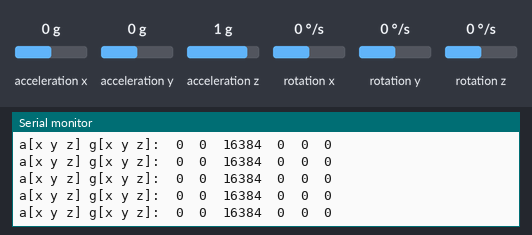
This sketch was run on a simulated Arduino Uno, built with avr-gcc and run on an emulated ATmega328P. Shown: the last lines printed to the serial monitor. The inputs (shaded band) are chosen by the test bench; at power-on: acceleration z 1 g, acceleration x 0 g, acceleration y 0 g, rotation x 0 °/s, rotation y 0 °/s, rotation z 0 °/s.

Above: at 1.2 s.
1.3 s: acceleration z set to -1.4 g
At 1.37 s:
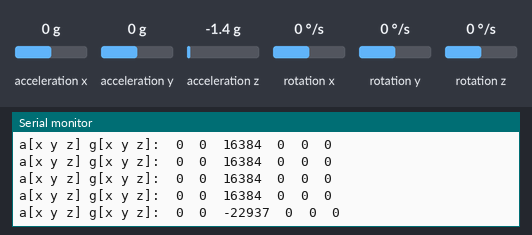
4.3 s: acceleration x set to -1.4 g
At 4.3 s:
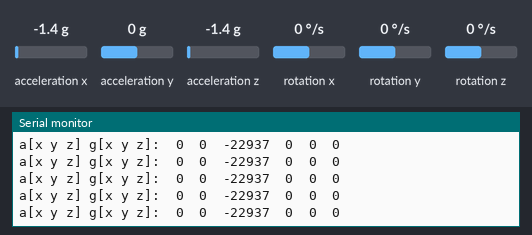
5.8 s: acceleration y set to -1.4 g
At 5.88 s:
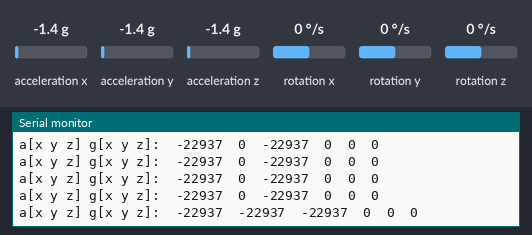
7.3 s: rotation x set to -192 °/s
At 7.35 s:
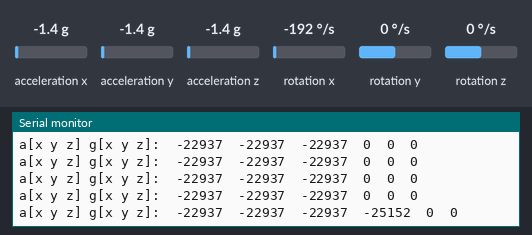
10.3 s: rotation y set to -192 °/s
At 10.3 s:
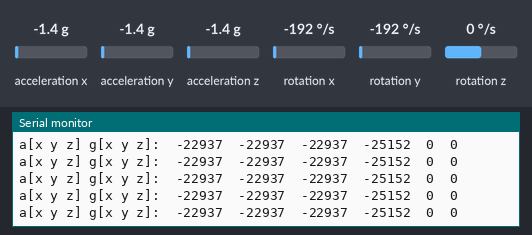

The sketch:

IMU_basic_read.ino
```cpp
/*
 ============================================================================
 Título      : Lectura básica de acelerómetro y giroscopio con MPU6050
 Descripción : Este programa obtiene valores crudos (RAW) del acelerómetro y
               giroscopio integrados en el sensor MPU6050, usando la librería
               I2Cdev. Los datos se muestran en el monitor serial en formato
               tabulado para ser visualizados fácilmente con Serial Plotter.
 ----------------------------------------------------------------------------
 Docente     : Renzo Chan Ríos / Lewis De La Cruz
 Curso       : Fundamentos de Biodiseño
 Universidad : Universidad Peruana Cayetano Heredia (UPCH)
 Año         : 2025
 Versión     : 0.1
 ============================================================================
*/

// Librerías para comunicación I2C y control del MPU6050
#include "MPU6050.h"
#include "Wire.h"

// Crear objeto del sensor (por defecto en dirección 0x68)
MPU6050 sensor;

// Variables para almacenar lecturas del acelerómetro y giroscopio
int ax, ay, az;  // Aceleraciones en los ejes X, Y, Z
int gx, gy, gz;  // Velocidades angulares en los ejes X, Y, Z

void setup() {
  Serial.begin(57600);     // Inicializa el puerto serie
  Wire.begin();            // Inicializa el bus I2C
  sensor.initialize();     // Inicializa el sensor MPU6050

  // Verifica si el sensor está conectado correctamente
  if (sensor.testConnection())
    Serial.println("Sensor iniciado correctamente");
  else
    Serial.println("Error al iniciar el sensor");
}

void loop() {
  // Leer datos crudos del acelerómetro y giroscopio
  sensor.getAcceleration(&ax, &ay, &az);
  sensor.getRotation(&gx, &gy, &gz);

  // Mostrar valores separados por tabulaciones para el Serial Plotter
  Serial.print("a[x y z] g[x y z]:	");
  Serial.print(ax); Serial.print("\t");
  Serial.print(ay); Serial.print("\t");
  Serial.print(az); Serial.print("\t");
  Serial.print(gx); Serial.print("\t");
  Serial.print(gy); Serial.print("\t");
  Serial.println(gz);

  delay(100);  // Control de frecuencia de muestreo (~10 Hz)
}
```

Measured:
- after the input at 1.3 s, the serial monitor: prints a new line after 0.07 s (image 1)
- after the input at 5.8 s, the serial monitor: prints a new line after 0.07 s (image 3)
- after the input at 7.3 s, the serial monitor: prints a new line at once (image 4)
